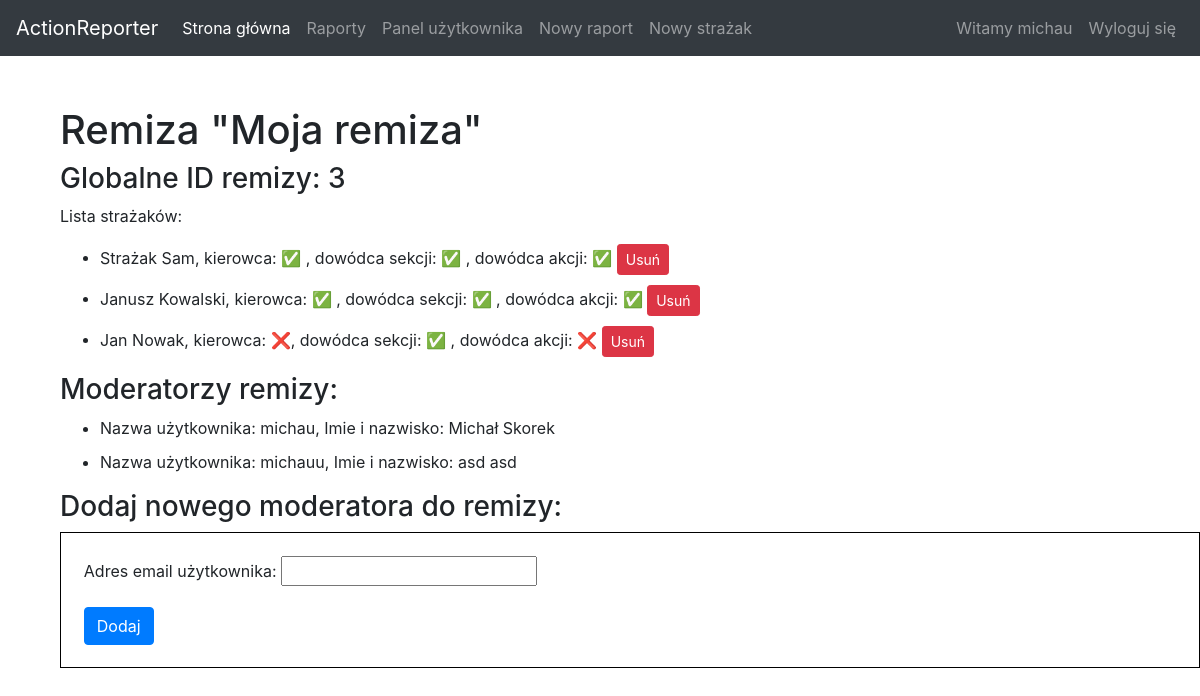
Page /firestations/3 (signed in) on the earlier database version.
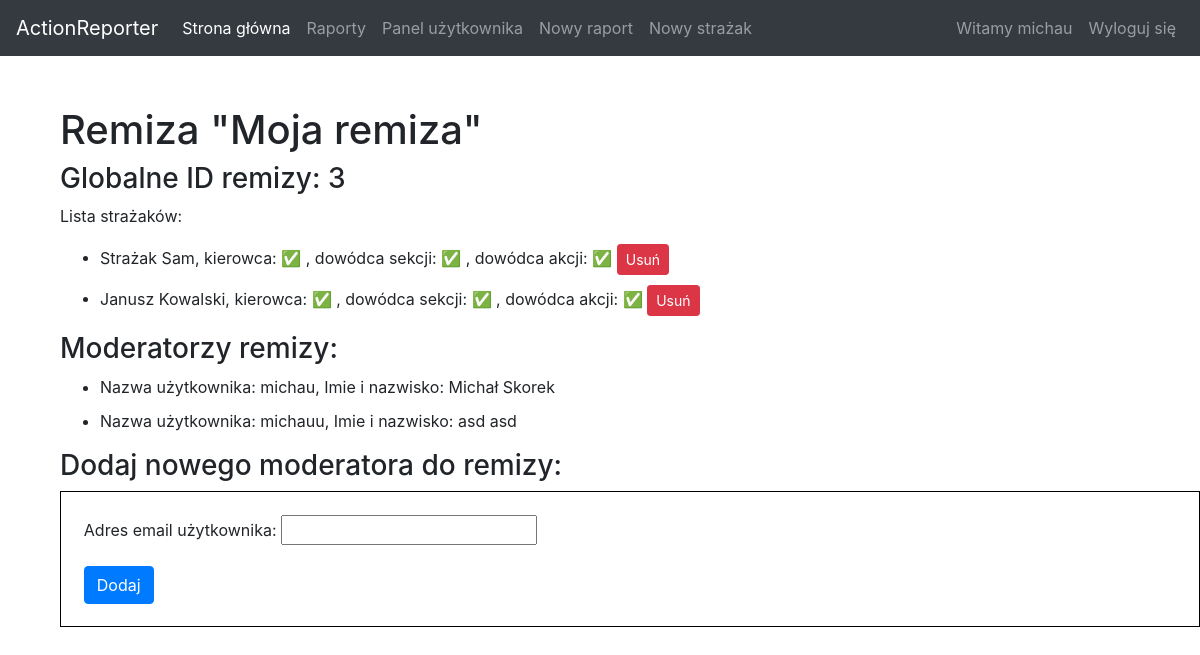
Same page on the later database version.
### reporter/models.py (models this page shows, shortened)
class Firefighter(models.Model):
    id = models.AutoField(primary_key=True)
    firstName = models.TextField(default="")
    lastName = models.TextField(default="")
    stationid = models.ForeignKey(Firestation, on_delete=models.CASCADE)
    isDriver = models.BooleanField(default=False)
    isSectionCommander = models.BooleanField(default=False)
    isActionCommander = models.BooleanField(default=False)

### reporter/views.py (the view, shortened to what this page needs)
# urls.py: path('firestations/<pk>', views.firestation_details, name="firestation-details"),
@login_required
def firestation_details(request, pk):
    firestation = getFirestation(pk)
    firefighters = getFirestationSection(firestation)
    firestationMembers = getFirestationMembers(firestation)
    return render(request, "firestation_details.html",
                  {"firestation": firestation, "firefighters": firefighters, "firestationMembers": firestationMembers})

### reporter/views.py (called while the page is built)
def getFirestation(id):
    return Firestation.objects.filter(stationid=id).first()

def getFirestationSection(station):
    return Firefighter.objects.filter(stationid=station)

def getFirestationMembers(station):
    return User.objects.filter(
        id__in=FirestationMember.objects.filter(stationid=station).values("memberid"))

### reporter/templates/firestation_details.html
{% extends "index.html" %}
{% block content %}
    <div style="margin-top:50px;margin-left:5%;">
      <h1>Remiza "{{ firestation.stationName }}"</h1>
      <h3>Globalne ID remizy: {{ firestation.pk }}</h3>
    <p>Lista strażaków:</p>
    <ul>
    {% for firefighter in firefighters %}
        <li style="margin-top:10px; margin-bottom: 10px;">{{ firefighter.firstName }} {{ firefighter.lastName }},
            kierowca: {% if firefighter.isDriver %}&#9989; {% else %}&#10060;{% endif %},
        dowódca sekcji: {% if firefighter.isSectionCommander %}&#9989; {% else %}&#10060;{% endif %},
            dowódca akcji: {% if firefighter.isActionCommander %}&#9989; {% else %}&#10060;{% endif %}
        <a class="btn btn-danger btn-sm" href={% url 'delete-firefighter' pk=firefighter.pk %}>Usuń</a></li>
    {% endfor %}
    </ul>
    <h3>Moderatorzy remizy:</h3>
    <ul>
        {% for member in firestationMembers %}
            <li style="margin-bottom: 10px; margin-top: 10px;">Nazwa użytkownika: {{ member.username }}, Imie i nazwisko: {{ member.first_name }} {{ member.last_name }}</li>
        {% endfor %}
    </ul>
    <h3>Dodaj nowego moderatora do remizy:</h3>
     <form method="POST" class="post-form" style="border:1px solid black;padding:2%;">{% csrf_token %}
         <p><label for="id_userEmail">Adres email użytkownika:</label>
        <input type="text" name="userEmail" maxlength="1000" required id="id_userEmail"></p>
        <button type="submit" class="save btn btn-primary">Dodaj</button>
    </form>
    </div>
{% endblock %}

### reporter/templates/index.html (shortened to what this page needs)
<!doctype html>
<html lang="en">
  <head>
<link rel="stylesheet" href="https://stackpath.bootstrapcdn.com/bootstrap/4.3.1/css/bootstrap.min.css">
  </head>
  <body>
<nav class="navbar navbar-expand-lg navbar-dark bg-dark">
  <a class="navbar-brand" href="">ActionReporter</a>
  <div class="collapse navbar-collapse" id="navbarNavDropdown">
    <ul class="navbar-nav mr-auto">
      <li class="nav-item active">
        <a class="nav-link" href="{% url 'index' %}">Strona główna</a>
      </li>
        {% if request.user.is_authenticated %}
             <li class="nav-item">
        <a class="nav-link" href={% url 'reports' %}>Raporty</a>
      </li>
        <li class="nav-item">
        <a class="nav-link" href={% url "profile" %}>Panel użytkownika</a>
        </li>
      <li class="nav-item">
        <a class="nav-link" href={% url 'create-report-initial' %}>Nowy raport</a>
      </li>
         <li class="nav-item">
        <a class="nav-link" href={% url 'create-firefighter' %}>Nowy strażak</a>
      </li>
        {% endif %}
    </ul>
      <ul class="nav navbar-nav navbar-right">
    {% if request.user.is_authenticated %}
        <li class="nav-item">
        <a class="nav-link" href="">Witamy {{ request.user.username }}</a>
        </li>
        <li class="nav-item">
        <a class="nav-link" href={% url "logout" %}>Wyloguj się</a>
        </li>
    {% endif %}
      </ul>
  </div>
</nav>
{% block content %}{% endblock %}
  </body>
</html>

Differences in the rows shown:
removed Firefighter: firstName "Jan", lastName "Nowak"
